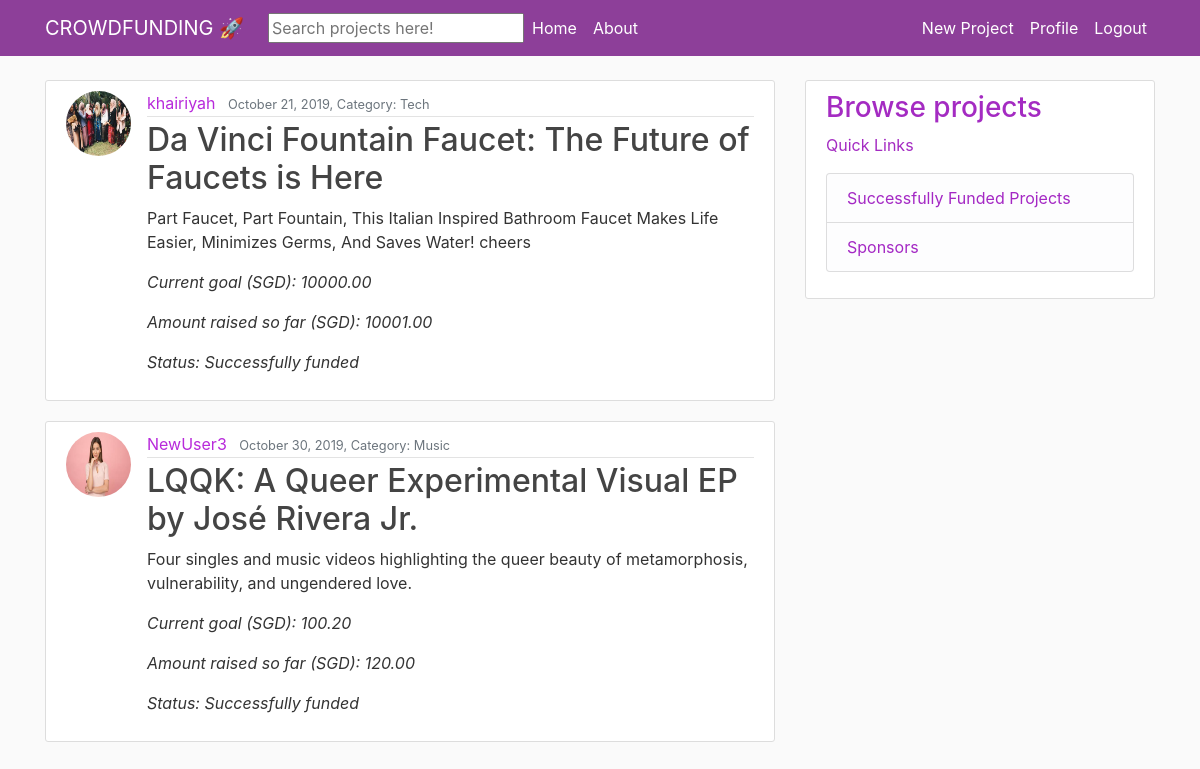
The page /successful/ (signed in) on the database its author committed.
### blog/models.py (models this page shows, shortened)
class Post(models.Model):
    title = models.CharField(max_length = 100)
    content = models.TextField()
    date_posted = models.DateTimeField(default = timezone.now)
    author = models.ForeignKey(User, on_delete=models.CASCADE)
    category = models.CharField(max_length = 100)
    amt_sought = models.DecimalField(max_digits=8, decimal_places=2,verbose_name='Amount needed for project (SGD)', default = 0)
    amt_raised = models.DecimalField(max_digits=8, decimal_places=2,verbose_name='Amount raised so far (SGD)', default=0)
    post_status = models.CharField(max_length = 70, default = 'Funding needed')

### users/models.py (models this page shows, shortened)
class Profile(models.Model):
    user = models.OneToOneField(User, on_delete=models.CASCADE)
    image = models.ImageField(default = 'default.jpg', upload_to = 'profile_pics')

### blog/views.py (the view)
# urls.py: path('successful/', views.success, name='blog-success')
def success(request):
    template = 'blog/home.html'
    results = Post.objects.filter(post_status = "Successfully funded")
    context = {'posts': results}
    return render(request, template, context)

### blog/templates/blog/home.html
{% extends "blog/base.html" %} {% block content %} {% for post in posts %}
<article class="media content-section">
    <img class="rounded-circle article-img" src="{{ post.author.profile.image.url }}">
    <div class="media-body">
        <div class="article-metadata">
            <a class="mr-2" href="#" style="color:rgb(184, 42, 219)">{{ post.author }}</a>
            <small class="text-muted">{{ post.date_posted|date:"F d, Y" }}, Category: {{ post.category }} </small>
        </div>
        <h2><a class="article-title" href="{% url 'post-detail' post.id %}">{{ post.title }}</a></h2>
        <p class="article-content">{{ post.content }}</p>
        <p class="article-content" style="font-style: italic;"> Current goal (SGD): {{ post.amt_sought }}</p>
        <p class="article-content" style="font-style: italic;"> Amount raised so far (SGD): {{ post.amt_raised }}</p>
        <p class="article-content" style="font-style: italic;"> Status: {{ post.post_status }}</p>
    </div>
</article>
{% endfor %} {% endblock content %}

### blog/static/blog/main.css (style rules this page uses)
body { background: #fafafa; color: #333333; margin-top: 5rem; }
h1, h2, h3, h4, h5, h6 { color: #444444; }
.content-section { background: #ffffff; padding: 10px 20px; border: 1px solid #dddddd; border-radius: 3px; margin-bottom: 20px; }
.article-title { color: #444444; }
.article-content { white-space: pre-line; }
.article-img { height: 65px; width: 65px; margin-right: 16px; }
.article-metadata { padding-bottom: 1px; margin-bottom: 4px; border-bottom: 1px solid #e3e3e3 }

### rows shown on the page
Post: author.profile.image (picture), author "khairiyah", date_posted "October 21, 2019", category "Tech", title "Da Vinci Fountain Faucet: The Future of Faucets is Here", content "Part Faucet, Part Fountain, This Italian Inspired Bathroom Faucet Makes Life Easier, Minimizes Germs, And Saves Water! cheers", amt_sought "10000.00", amt_raised "10001.00", post_status "Successfully funded"
Post: author.profile.image (picture), author "NewUser3", date_posted "October 30, 2019", category "Music", title "LQQK: A Queer Experimental Visual EP by José Rivera Jr.", content "Four singles and music videos highlighting the queer beauty of metamorphosis, vulnerability, and ungendered love.", amt_sought "100.20", amt_raised "120.00", post_status "Successfully funded"
